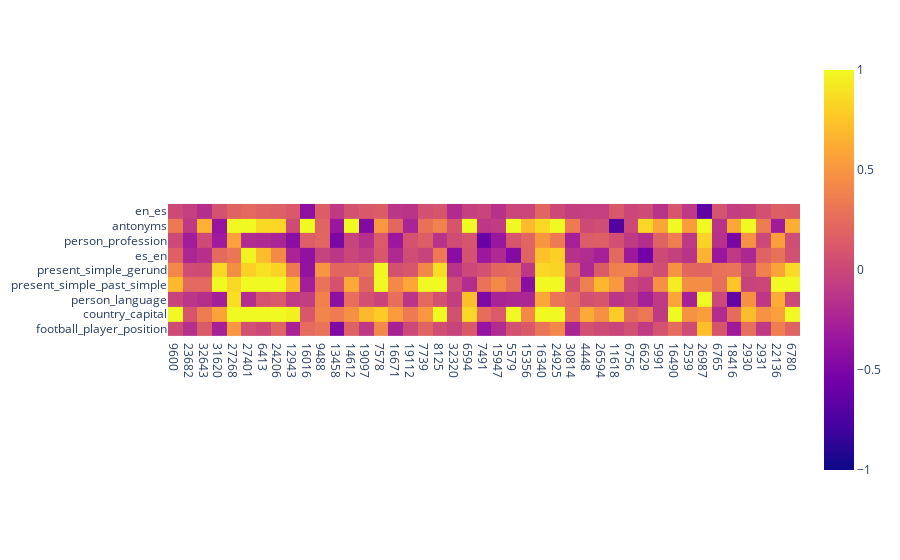

Here is the notebook cell this chart was saved with:
### Code cell
import plotly.express as px
import pandas as pd
import numpy as np

normalized_losses = {}

for task_name, losses in task_losses.items():
    base_loss = losses[1]
    losses = losses[0]
    mean_loss = np.mean(losses)

    normalized_losses[task_name] = [(loss - base_loss) / base_loss for loss in losses]


df = pd.DataFrame([
    {"task": task_name, "feature": feature, "loss": loss}
    for task_name, losses in normalized_losses.items()
    for feature, loss in zip(features, losses)
])



heatmap = np.zeros((len(task_names), len(features)))

for i, task_name in enumerate(task_names):
    for j, feature in enumerate(features):
        heatmap[i, j] = normalized_losses[task_name][j]

fig = px.imshow(heatmap, x=[str(x) for x in features], y=task_names, zmax=1, zmin=-1)

fig.show()

### Figure 1 — Plotly figure (JSON) as saved in the notebook; plotly's stock layout.template omitted (floating-point values rounded to 4 significant figures; data arrays with more than 128 entries replaced by an {"elided": "..."} marker saying what was removed)
{"data": [{"coloraxis": "coloraxis", "hovertemplate": "x: %{x}<br>y: %{y}<br>color: %{z}<extra></extra>", "name": "0", "type": "heatmap", "x": ["9600", "23682", "32643", "31620", "27268", "27401", "6413", "24206", "12943", "16016", "9488", "13458", "14612", "19097", "7578", "16671", "19112", "7739", "8125", "32320", "6594", "7491", "15947", "5579", "15356", "16340", "24925", "30814", "4448", "26594", "11618", "6756", "6629", "5991", "16490", "2539", "26987", "6765", "18416", "2930", "2931", "22136", "6780"], "xaxis": "x", "y": ["en_es", "antonyms", "person_profession", "es_en", "present_simple_gerund", "present_simple_past_simple", "person_profession", "person_language", "country_capital", "football_player_position"], "yaxis": "y", "z": {"elided": "10x43 float values"}}], "layout": {"coloraxis": {"cmax": 1, "cmin": -1, "colorscale": [[0, "#0d0887"], [0.1111, "#46039f"], [0.2222, "#7201a8"], [0.3333, "#9c179e"], [0.4444, "#bd3786"], [0.5556, "#d8576b"], [0.6667, "#ed7953"], [0.7778, "#fb9f3a"], [0.8889, "#fdca26"], [1, "#f0f921"]]}, "margin": {"t": 60}, "xaxis": {"anchor": "y", "constrain": "domain", "domain": [0, 1], "scaleanchor": "y"}, "yaxis": {"anchor": "x", "autorange": "reversed", "constrain": "domain", "domain": [0, 1]}}}
